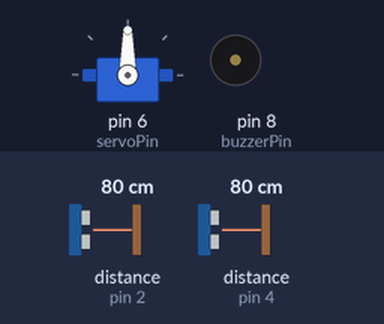
Bench run of a sketch on a simulated Arduino Uno, built with avr-gcc and run on an emulated ATmega328P. Shown: servo, buzzer (waves = sounding, pin HIGH). Wiring (inferred from the names in the program): 2 × ultrasonic range finder: trigger pin 3, echo pin 2 / trigger pin 5, echo pin 4. Inputs (shaded band) come from the test bench; at power-on: distance to the obstacle (sensors on pin 2, pin 4) 80 cm. The echo pulse lasts 58.3 µs per cm; pins used as bus, display or sensor lines are not drawn; what the sketch prints to the serial monitor is not drawn.

Above: at 1.2 s.
1.3 s: distance to the obstacle (sensor on pin 2) set to 34 cm
3.0 s: distance to the obstacle (sensor on pin 2) set to 27 cm
At 3.8 s:
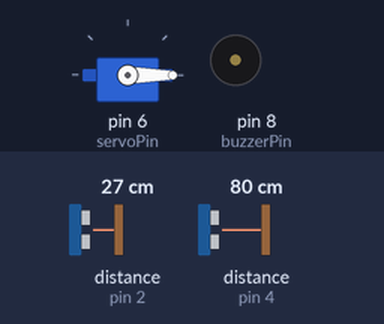
Timing chart, 0 to 12.2 s (numbered marks = the images above; inputs shaded):
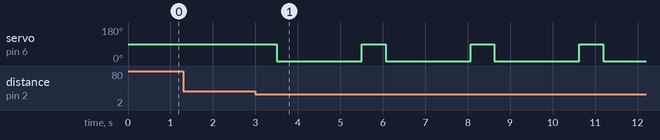

Measured:
- the behaviour switches between 31 and 30 cm on distance to the obstacle (sensor on pin 2) (found by bisection; images 0 and 1)
- after the input at 1.3 s, every drawn part: stays the same
- after the input at 3.0 s, servo on pin 6 (servoPin): alternates 90° for 0.56 s and 0° for 2.0 s, starting after 0.51 s

The sketch:

petFeeder.ino
```cpp
 #include <Servo.h>
#include <MFRC522.h>
#include <SPI.h>

Servo foodServo;
int buzzerPin = 8; // Change this to the actual pin number for your buzzer
int servoPin = 6;
int foodTrigPin = 5; // Trig pin for the food sensor
int foodEchoPin = 4; // Echo pin for the food sensor
int petTrigPin = 3; // Trig pin for the pet sensor
int petEchoPin = 2; // Echo pin for the pet sensor

#define NUMBER_OF_KEYS 4
static unsigned short code[NUMBER_OF_KEYS][4] = {{100,200,300,400},{111,222,333,444},{26,166,189,174},{5,106,45,197}};

MFRC522 mfrc522(10, 9); // Define the RFID module pins (SS, RST)

int maxFoodCapacity = 100; // Maximum food capacity in grams
int foodDispensed = 0;

void setup() {
  foodServo.attach(servoPin); // Initialize the servo
  pinMode(buzzerPin, OUTPUT);
  pinMode(foodTrigPin, OUTPUT);
  pinMode(foodEchoPin, INPUT);
  pinMode(petTrigPin, OUTPUT);
  pinMode(petEchoPin, INPUT);
  Serial.begin(9600);

  SPI.begin();      // Initiate  SPI bus
  mfrc522.PCD_Init(); // Initiate MFRC522

  Serial.println(F("This code scan the MIFARE Classsic NUID."));
  Serial.print(F("Using the following key:"));
}

void loop() {

  if(Serial.available()>0){
    int command = Serial.parseInt();
    if (command == 1){
    openServo();
   } else if (command == 2){
    closeServo();
   }
  }

  // UltrasSonic sensor code for food level
  int foodLevel = measureDistance(foodTrigPin, foodEchoPin);


  // Ultrasonic sensor code for pet distance
  int petDistance = measureDistance(petTrigPin, petEchoPin);


  // Dispense food logic
  int dispensedAmount = 0;
  if (petDistance < 30) {
    if (foodDispensed < maxFoodCapacity) {
      dispensedAmount = 5; // Adjust the amount as needed
      foodDispensed += dispensedAmount;
      foodServo.write(0); // Open the food funnel
      delay(2000); // Adjust the duration as needed
      foodServo.write(90); // Close the food funnel
    }
  }
  delay(500);


    if (readRFIDCard()) {
    openServo();
    delay(2000); // Adjust the duration as needed
    closeServo();
  }


}

int measureDistance(int trigPin, int echoPin) {
  const int numReadings = 5;
  long duration;
  int distance;

  // Take multiple readings and average them
  long totalDuration = 0;
  for (int i = 0; i < numReadings; ++i) {
    digitalWrite(trigPin, LOW);
    delayMicroseconds(2);
    digitalWrite(trigPin, HIGH);
    delayMicroseconds(10);
    digitalWrite(trigPin, LOW);

    // Use timeout to prevent waiting indefinitely
    duration = pulseIn(echoPin, HIGH, 20000); // 20,000 microseconds timeout
    totalDuration += duration;
  }

  // Calculate the average duration
  long averageDuration = totalDuration / numReadings;

  // Calculate the distance
  distance = (averageDuration / 2) / 29.1;

  // Check if the distance is within a reasonable range
  if (distance >= 2 && distance <= 400) {
    return distance;
  } else {
    // Return a special value (e.g., -1) to indicate an error
    return -1;
  }
}

bool readRFIDCard() {
  // Look for new cards
  if (mfrc522.PICC_IsNewCardPresent() && mfrc522.PICC_ReadCardSerial()) {
    return true;
  }
  return false;
}

unsigned short checkID() {
  if (!mfrc522.PICC_ReadCardSerial()) {
    return 0;
  }

  Serial.print("Groesse: "); Serial.println(mfrc522.uid.size);
  Serial.print("UID 1: "); Serial.println(mfrc522.uid.uidByte[0]);
  Serial.print("UID 2: "); Serial.println(mfrc522.uid.uidByte[1]);
  Serial.print("UID 3: "); Serial.println(mfrc522.uid.uidByte[2]);
  Serial.print("UID 4: "); Serial.println(mfrc522.uid.uidByte[3]);

  short doOpen = 0, i;
  for (i = 0; i < NUMBER_OF_KEYS; i++) {
    if (mfrc522.uid.uidByte[0] == code[i][0] && mfrc522.uid.uidByte[1] == code[i][1] && mfrc522.uid.uidByte[2] == code[i][2] && mfrc522.uid.uidByte[3] == code[i][3]) {
      doOpen = 1;
      Serial.println("Code akzeptiert!");
      break;
    }
  }

  mfrc522.PICC_HaltA();
  return doOpen;
}


void openServo() {
  foodServo.write(0); // Open the servo by setting it to 0 degrees
}

void closeServo() {
  foodServo.write(90); // Close the servo by setting it to 90 degrees
}
```
